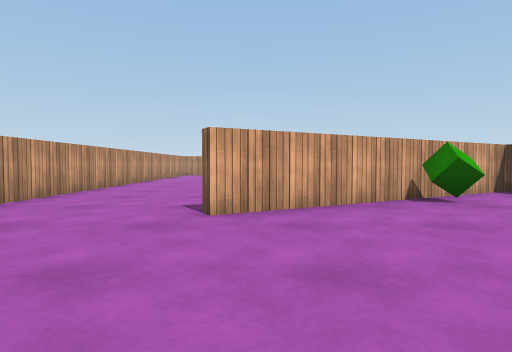
View 1 (above)

21 first-person views from a walk through a Unity game level. The camera is 0.58 m above the floor, tilts 2° down and sees 75° across. The floor is counted in squares, 1 m on a side. Each view is taken from the middle of a square. On the plan, view 1 faces up. The plan holds only what a view shows up to about 9 squares ahead; the rest is blank. The place goes on beyond the plan. The player is left out. Surface patterns are stand-ins for the level's own textures.

View 2
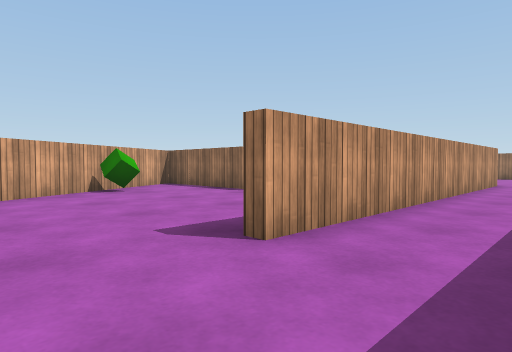

View 3
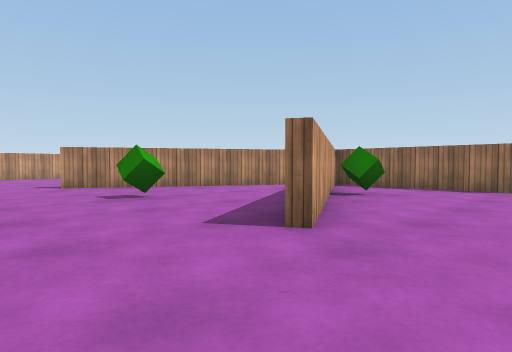

View 4
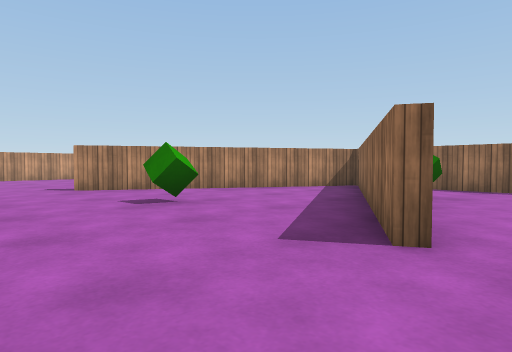

View 5
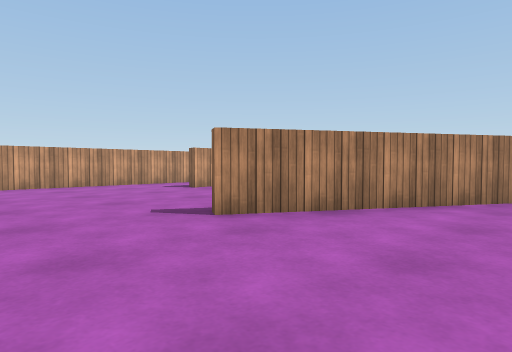

View 6
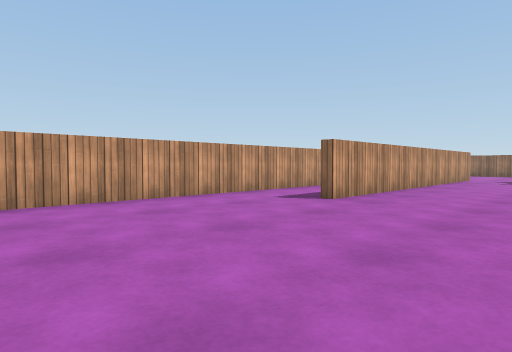

View 7
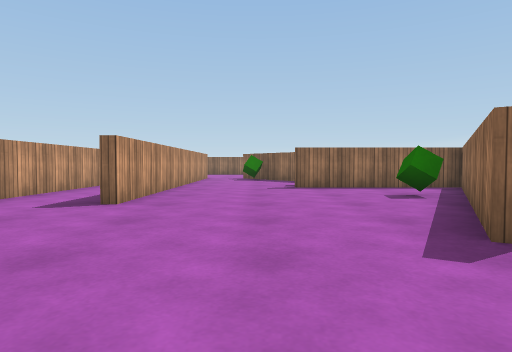

View 8
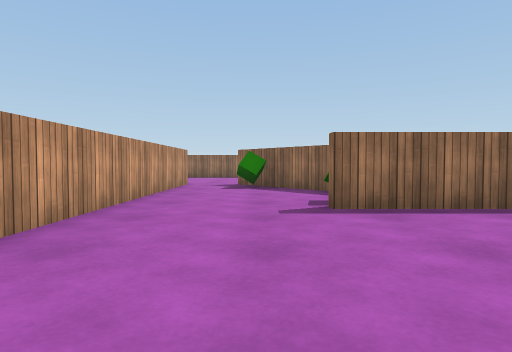

View 9
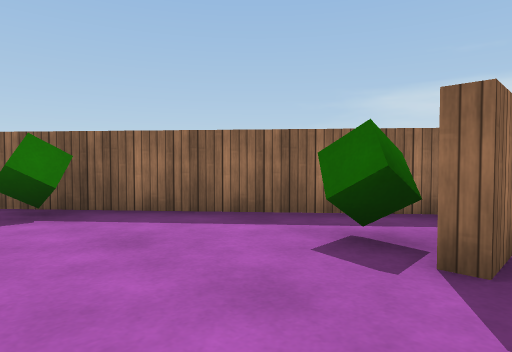

View 10
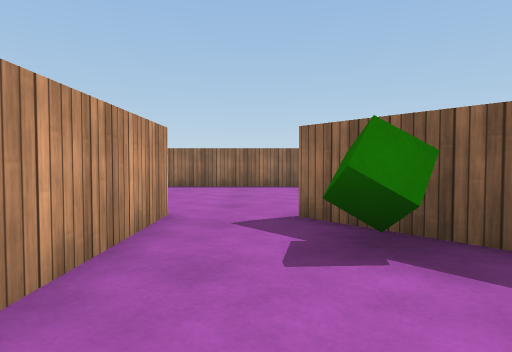

View 11
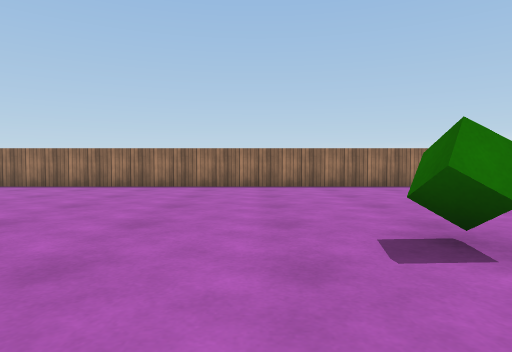

View 12
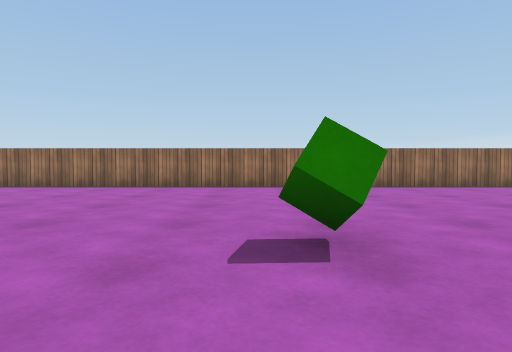

View 13
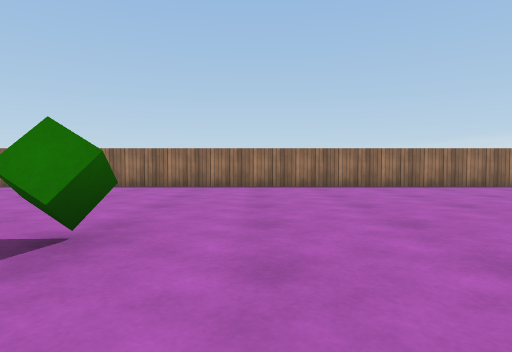

View 14
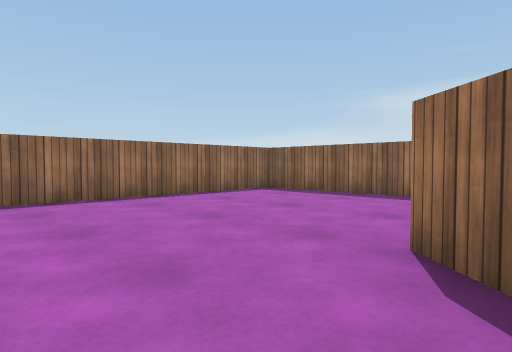

View 15
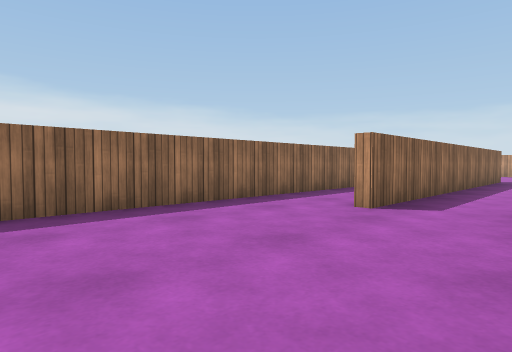

View 16
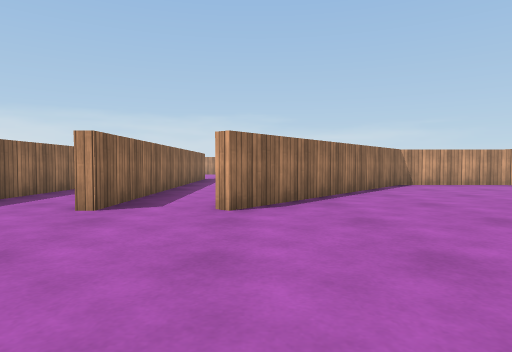

View 17
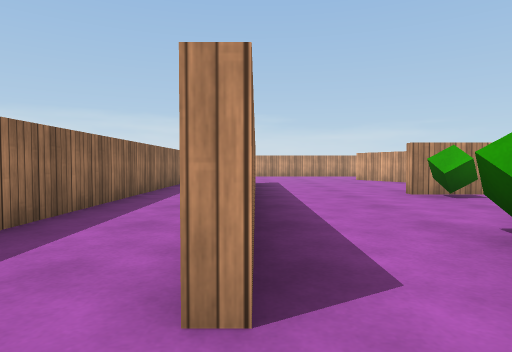

View 18
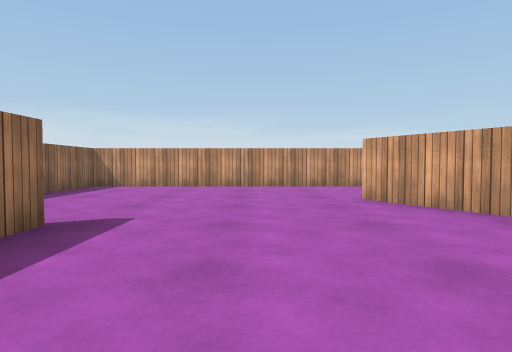

View 19
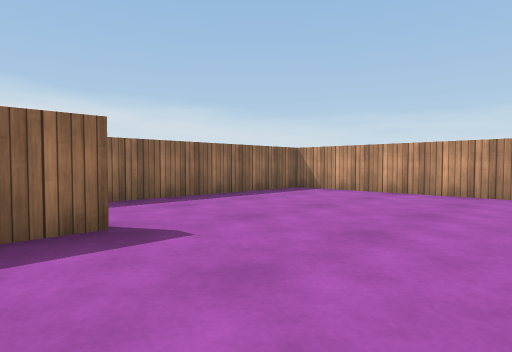

View 20
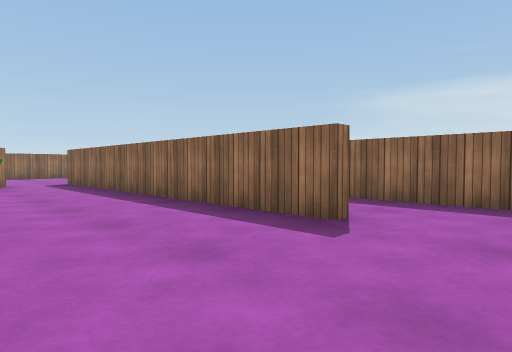

View 21
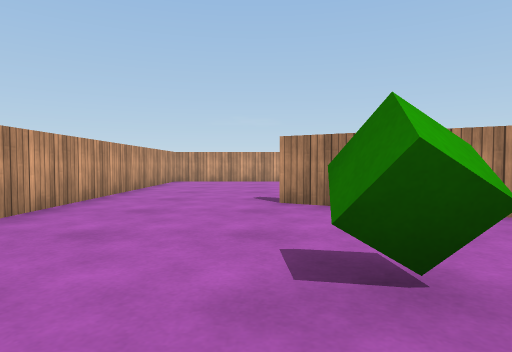

### Floor plan
Points are (right, up) in squares from view 1. A wall is a line through its corners. A room is listed if a view was taken in it or the views show most of it. See-through windows are left out.
Room 1 (views 1, 2, 3, 4, 5, 6, 7, 8, 9, 10, 18, 19, 20, 21)
walls: (5, 7.7) (-0.7, 11.1); (-0.7, 3.9) (5.4, 7.4); (-0.6, 11.3) (5.3, 7.9) (5.3, 12); (6.2, 9.8) (10.7, 13.6); (5.3, 3) (5.3, 7.1) (-0.6, 3.7); (1.8, 0) (5.5, 0); (-3.7, 15) (-3.7, -2.2) (11.5, -2.2); (6, 17.2) (-2.4, 17.2); (10.9, -0.3) (1.8, -0.3); (10.9, 15) (1.8, 15)
ways out: opening at (10, 15) to room 2; opening at (10.5, -1.5) to room 2; opening at (5, 1.5) to room 3
objects: green cube (0, 8); green cube (3, 5); green cube (3, 10); green cube (6, 12); green cube (9, 13)
Room 2 (views 11, 12, 13, 14, 15, 16, 17)
walls: (5.9, 5.8) (10.9, 1.6); (11.5, -2.2) (15.7, -2.2) (15.7, 16.4)
ways out: opening at (10, 15) to room 1; opening at (10.5, -1.5) to room 1; opening at (10, 1) to room 3
objects: green cube (9, 7)
Room 3 (no view inside)
walls: (5.5, 0) (10.9, 0); (5.6, 4.4) (5.6, 3)
ways out: opening at (5, 1.5) to room 1; opening at (10, 1) to room 2
objects: green cube (6, 3); green cube (9, 2)

Positions as (right, up) in squares from view 1, and headings:
1: (0, 0), facing up
2: (0, -2), facing up-right
3: (-3, 2), facing up-right
4: (-3, 3), facing up-right
5: (-3, 8), facing up-right
6: (-3, 12), facing up-right
7: (-3, 13), facing right
8: (1, 13), facing right
9: (5, 14), facing down-right
10: (7, 14), facing right
11: (7, 9), facing right
12: (7, 8), facing right
13: (7, 6), facing right
14: (10, 4), facing down-right
15: (15, 2), facing down-left
16: (15, 2), facing left
17: (12, 0), facing left
18: (5, 2), facing left
19: (3, 3), facing down-left
20: (0, 3), facing down-right
21: (-1, 6), facing up
